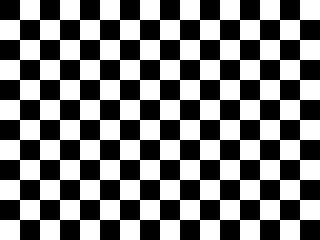
#> input picture lessons/python/素材/synth_grid.png, 320 x 240 px, found by its file name
$ python 4.2-index.py
#> lines starting #> are read from the running program, lines starting #| are printed output that depends on the picture; after the words box and inside, x2 and y2 are one past the last pixel; in counts of white or black regions, pixels touching at a corner belong together
# 在一张灰度图上练习切片、掩码、花式索引与视图修改。
import cv2
import numpy as np


image = cv2.imread("素材/synth_grid.png", cv2.IMREAD_GRAYSCALE)
#> image: shape (240, 320); values 45 (black) and 210 (white), 50% white; 1 white region, box (x1, y1, x2, y2) and area: (0, 0, 320, 240) 38400
print("shape:", image.shape, image.dtype)
#| shape: (240, 320) uint8
print("corner:", int(image[0, 0]), int(image[-1, -1]))
#| corner: 45 45

roi = image[40:120, 60:180]
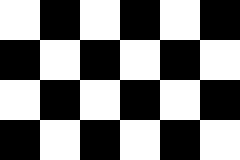
#> roi: shape (80, 120) (shown 2 times larger); values 45 (black) and 210 (white), 50% white; 1 white region, box (x1, y1, x2, y2) and area: (0, 0, 120, 80) 4800
print("roi:", roi.shape, int(roi.mean()))
#| roi: (80, 120) 127

view = image[0:40, 0:60]
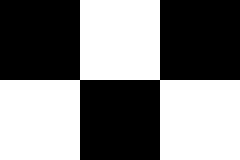
#> view: shape (40, 60) (shown 4 times larger); values 45 (black) and 210 (white), 50% white; 1 white region, box (x1, y1, x2, y2) and area: (0, 0, 60, 40) 1200
view[:] = 255
#> view: shape (40, 60); every value is 255
print("view changed parent:", int(image[0, 0]), int(image[40, 0]))
#| view changed parent: 255 45

copied = image[0:40, 0:60].copy()
copied[:] = 0
#> copied: shape (40, 60); every value is 0
print("copy changed parent:", int(image[0, 0]))
#| copy changed parent: 255

mask = image > 200
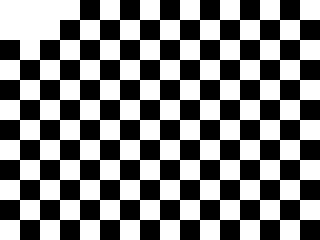
#> mask: shape (240, 320) bool; 51.6% white; 1 black region, box (x1, y1, x2, y2) and area: (0, 0, 320, 240) 37200
ys, xs = np.where(mask)
print("mask:", mask.shape, int(mask.sum()), round(float(mask.mean()), 4))
#| mask: (240, 320) 39600 0.5156
print("first white:", int(xs[0]), int(ys[0]))
#| first white: 0 0
print("where sum:", int(np.where(mask, 1, 0).sum()))
#| where sum: 39600

fancy = image[[40, 60, 80], [0, 40, 80]]
#> fancy = [45, 210, 45]
print("fancy:", fancy.tolist())
#| fancy: [45, 210, 45]
print("take:", np.take(image, [0, 10, 20], axis=0).shape)
#| take: (3, 320)
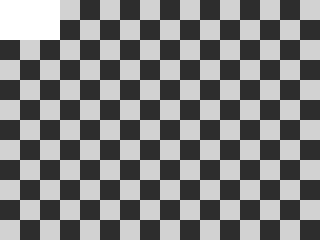
#> image: shape (240, 320); min 45, max 255, mean 131.5
print("newaxis:", image[..., np.newaxis].shape)
#| newaxis: (240, 320, 1)

$ run again, with lessons/python/素材/synth_chess_1.png copied over lessons/python/素材/synth_grid.png
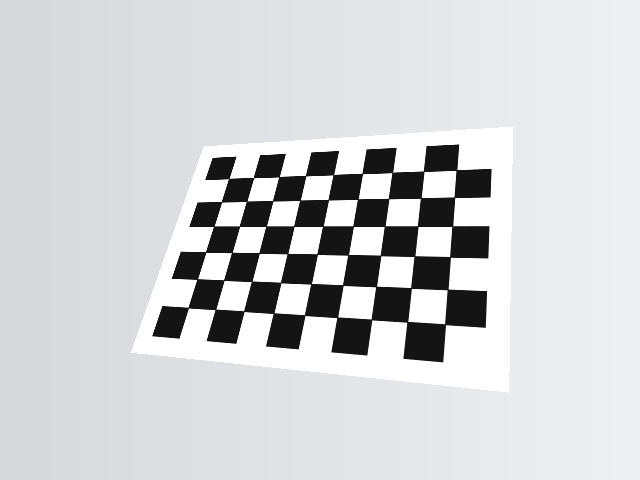
#> input picture lessons/python/素材/synth_chess_1.png, 640 x 480 px, found by its file name
#| shape: (480, 640) uint8
#| corner: 215 239
#| roi: (80, 120) 218
#| view changed parent: 255 215
#> copied: shape (40, 60); every value is 0
#| copy changed parent: 255
#> `mask = image > 200`:
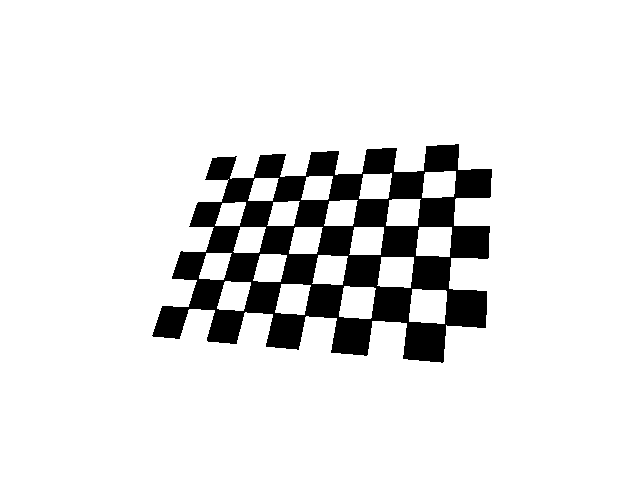
#> mask: shape (480, 640) bool; 89.3% white; 1 black region, box (x1, y1, x2, y2) and area: (152, 144, 492, 363) 32798
#| mask: (480, 640) 274402 0.8932
#| first white: 0 0
#| where sum: 274402
#> fancy = [215, 216, 218]
#| fancy: [215, 216, 218]
#| take: (3, 640)
#> `print("take:", np.take(image, [0, 10, 20], axis=0).shape)`:
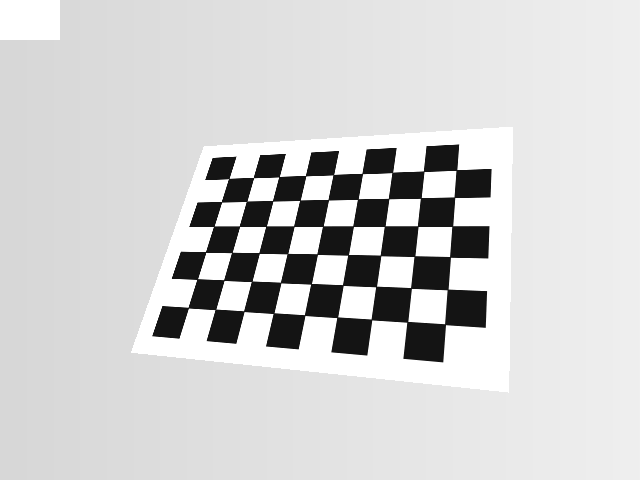
#> image: shape (480, 640); min 20, max 255, mean 209.6
#| newaxis: (480, 640, 1)

$ run again, with lessons/python/素材/synth_chess_3.png copied over lessons/python/素材/synth_grid.png
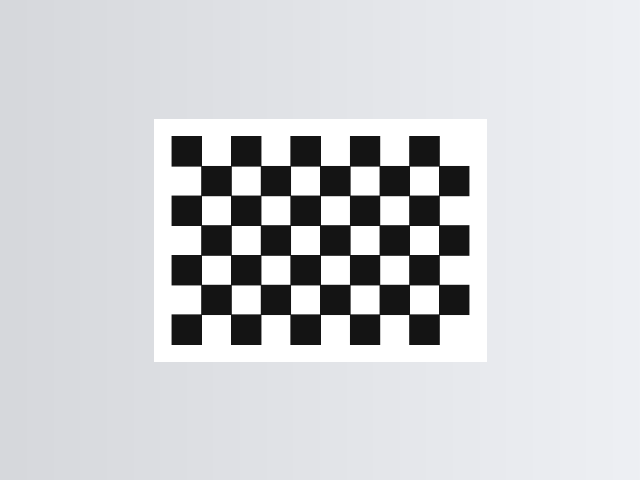
#> input picture lessons/python/素材/synth_chess_3.png, 640 x 480 px, found by its file name
#| shape: (480, 640) uint8
#| corner: 215 239
#| roi: (80, 120) 219
#| view changed parent: 255 215
#> copied: shape (40, 60); every value is 0
#| copy changed parent: 255
#> `mask = image > 200`:
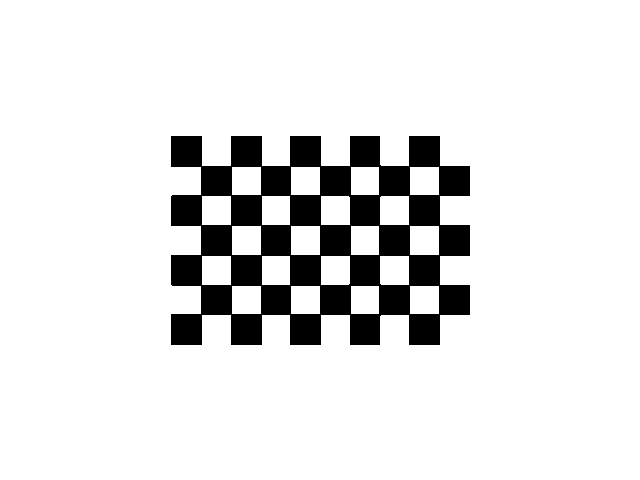
#> mask: shape (480, 640) bool; 89.2% white; 1 black region, box (x1, y1, x2, y2) and area: (171, 136, 470, 345) 33060
#| mask: (480, 640) 274140 0.8924
#| first white: 0 0
#| where sum: 274140
#> fancy = [215, 216, 218]
#| fancy: [215, 216, 218]
#| take: (3, 640)
#> `print("take:", np.take(image, [0, 10, 20], axis=0).shape)`:
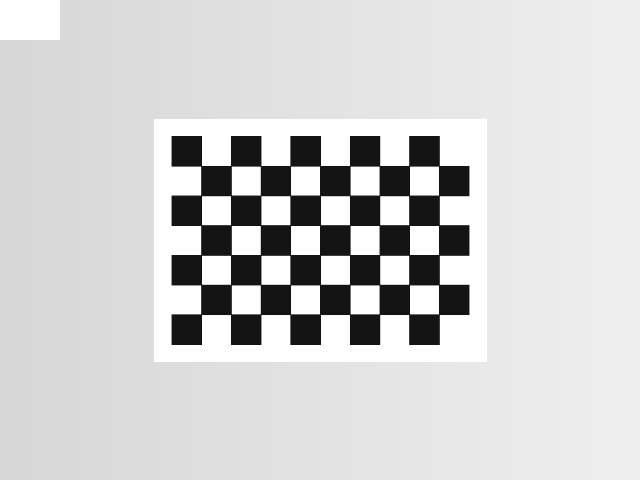
#> image: shape (480, 640); min 20, max 255, mean 209.5
#| newaxis: (480, 640, 1)
